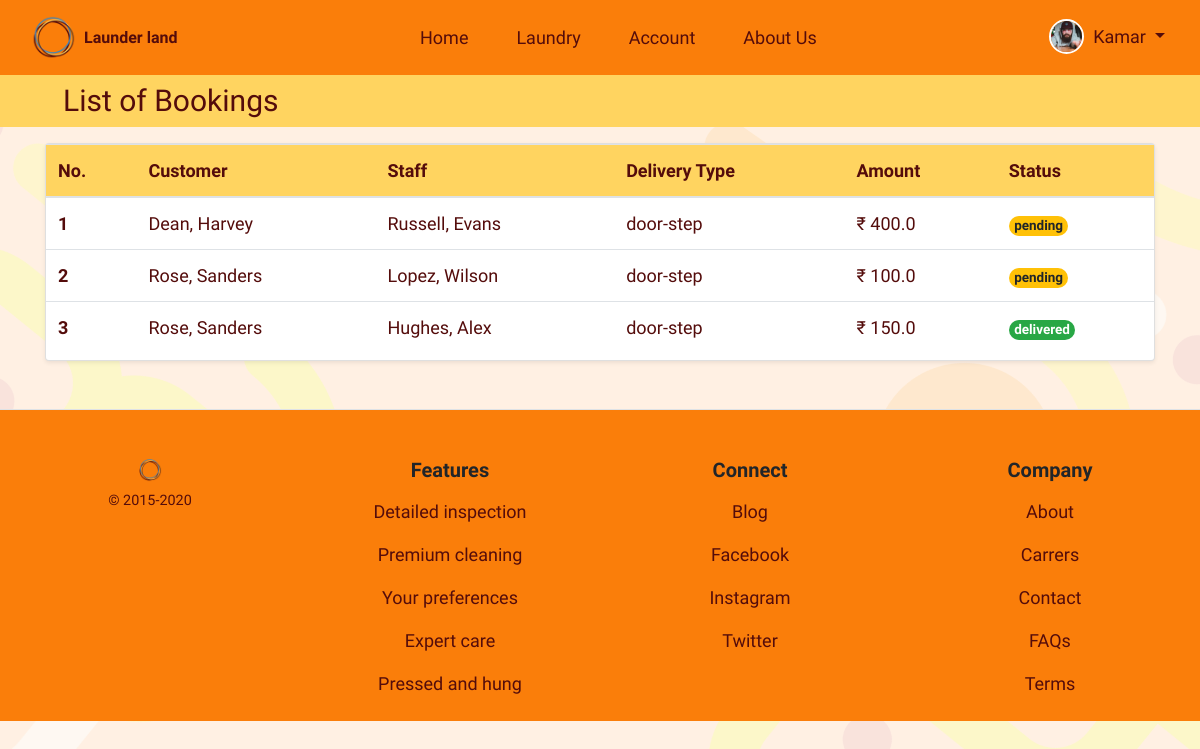
The app's page /laundry/staff_all_booking/ (signed in) with its own data.
### usermodule/models.py (models this page shows)
class User(AbstractUser):
    username = None
    mobile = models.CharField(unique=True, max_length=10)
    email = models.EmailField(unique=True)
    first_name = models.CharField(max_length=15)
    profile_pic = models.ImageField(default="profile.png", blank=True)
    gender_choice = (('Male', 'Male'), ('Female', 'Female'),
                     ('Other', 'Other'))
    gender = models.CharField(max_length=7, choices=gender_choice)
    user_type_choice = ((1, 'Owner'), (2, 'Staff'), (3, 'Customer'))
    user_type = models.PositiveSmallIntegerField(
        choices=user_type_choice)
    staff_status = models.BooleanField(default=False)
    address = models.CharField(max_length=100)
    street = models.CharField(max_length=50)
    city = models.CharField(max_length=50)
    state = models.CharField(max_length=50)
    pincode = models.CharField(max_length=6)
    creation_date = models.DateTimeField(auto_now_add=True)
    objects = UserManager()
    USERNAME_FIELD = 'mobile'
    REQUIRED_FIELDS = ['first_name']
    class Meta:
        verbose_name = 'User'
        verbose_name_plural = 'Users'
    def __str__(self):
        return self.last_name + ", " + self.first_name

### laundry/models.py (models this page shows, shortened)
class Booking(models.Model):
    cust_id = models.ForeignKey(
        User, on_delete=models.CASCADE, related_name="cid")
    assigned_staff = models.ForeignKey(User, on_delete=models.CASCADE)
    services = models.ForeignKey(Service, on_delete=models.SET_NULL, null=True)
    sub_service = models.ForeignKey(
        Subservice, on_delete=models.SET_NULL, null=True)
    quantity = models.PositiveIntegerField()
    amount = models.FloatField(null=True, blank=True)
    delivery_choice = (('pickup', 'Pickup (Self)'), ('door-step', 'Door Step'))
    delivery_type = models.CharField(choices=delivery_choice, max_length=30)
    status_choice = (('pending', 'Pending'), ('pickedup', 'Picked Up'), ('canceled', 'Canceled'),
                     ('ready', 'Ready'), ('delivered', 'Delivered'))
    status = models.CharField(max_length=20, choices=status_choice,
                              default=status_choice[0][0])
    booked_on = models.DateTimeField(auto_now_add=True)
    class Meta:
        verbose_name = 'Booking'
        verbose_name_plural = 'Bookings'

### usermodule/decorators.py (the view)
    def wrap(request, *args, **kwargs):
        if request.user.is_authenticated:
            if request.user.user_type == 2 or request.user.user_type == 1:
                return function(request, *args, **kwargs)
            else:
                messages.warning(request, 'Signin using Staff Account')
                return redirect(redirect('usermodule:signin').url+'?next='+request.path)
        else:
            messages.info(request, 'Signin to continue')
            return redirect(redirect('usermodule:signin').url+'?next='+request.path)

### laundry/views.py (called while the page is built)
@user_is_staff
def staff_all_booking(request):
    bookings = None
    if request.user.user_type == 1:
        bookings = Booking.objects.all().order_by('booked_on').reverse()
    elif request.user.user_type == 2:
        bookings = Booking.objects.filter(
            assigned_staff=request.user.id).order_by('booked_on').reverse()
    return render(request, 'laundry/staff_booking.html', {'booking': bookings})

### templates/laundry/staff_booking.html (shortened to what this page needs)
{% extends 'base_layout.html' %}
{% load static %}
{% block content %}
<body id="booking">
    <article class="bg_light_orange_2 container-fluid py-2">
        <section class="pr-md-auto pl-md-5 text-center text-md-left">
            <h3 class="brown mb-0 clamp_size_header">List of Bookings</h3>
        </section>
    </article>
    <article class="container my-2">
        <section class="card shadow-sm my-3 w-100">
            <div class="card-body p-0">
                <div class="table-responsive table-wrapper">
                    <table class="table table-hover mb-0 brown">
                        <thead class="bg_light_orange_2">
                            <tr>
                                <th scope="col">No.</th>
                                <th scope="col">Customer</th>
                                {% if user.user_type == 1 %}
                                <th scope="col">Staff</th>
                                {% endif %}
                                <th scope="col">Delivery Type</th>
                                <th scope="col">Amount</th>
                                <th scope="col">Status</th>
                            </tr>
                        </thead>
                        <tbody>
                            {% for data in booking %}
                            <tr>
                                {% if forloop %}
                                <th><a class="nav-link p-0 brown btn-cust"
                                        href="{% url 'laundry:staff_booking_edit' data.id %}">{{forloop.counter}}</a>
                                </th>
                                {% endif %}
                                <td>{{ data.cust_id }}</td>
                                {% if user.user_type == 1 %}
                                <td>{{ data.assigned_staff }}</td>
                                {% endif %}
                                <td>{{ data.delivery_type }}</td>
                                <td>&#x20B9; {{ data.amount|default:"-----" }}</td>
                                <td><span class="badge rounded-pill mb-0
                                {% if data.status == 'delivered' %}
                                badge-success
                                {% elif data.status == 'ready' %}
                                badge-info
                                {% elif data.status == 'pickedup' %}
                                badge-primary
                                {% elif data.status == 'pending' %}
                                badge-warning
                                {% elif data.status == 'canceled' %}
                                badge-danger
                                {% endif %}
                                ">{{ data.status }}</span></td>
                            </tr>
                            {% endfor %}
                        </tbody>
                    </table>
                </div>
            </div>
        </section>
    </article>
</body>
{% endblock %}

### templates/header.html (shortened to what this page needs)
{% load static %}
{% url 'homepage' as home %}
{% url 'usermodule:myaccount' as myaccount %}
{% url 'laundry:laundry' as laundry %}
<div>
    <nav class="navbar navbar-expand-lg bg_orange_1">
        <div class="container mx_width_100 justify-content-between">
            <a class="navbar-brand flex-shrink-0 btn-cust d-flex" href="{% url 'homepage' %}"
                style="min-width: 7rem"><img src="{% static 'images/logo.png' %}" alt="Horbax" width="45" />
                <h6 class="my-auto ml-2 brown bold">Launder land</h6>
            </a>
            <div class="container order-1 order-lg-0">
                <div class="navbar-collapse collapse d-lg-flex justify-content-center align-items-center"
                    id="navbarCollapse">
                    <ul class="navbar-nav">
                        <li class="nav-item my-2 mx-lg-3 clamp_size">
                            <a class="{% if request.get_full_path == home %}actives{% else %}brown{% endif %} nav-link border-0 btn-cust text-center header_big"
                                href="{% url 'homepage' %}">Home</a>
                        </li>
                        <li class="nav-item my-2 mx-lg-3 clamp_size">
                            <a class="{% if request.get_full_path == laundry %}actives{% else %}brown{% endif %} nav-link header_big border-0 btn-cust text-center"
                                href="{% url 'laundry:laundry' %}">Laundry</a>
                        </li>
                        {% if user.is_authenticated %}
                        <li class="nav-item my-2 mx-lg-3 clamp_size">
                            <a class="{% if request.get_full_path == myaccount %}actives{% else %}brown{% endif %} nav-link header_big border-0 btn-cust text-center"
                                href="{% url 'usermodule:myaccount' %}">Account</a>
                        </li>
                        {% endif %}
                        <li class="nav-item my-2 mx-lg-3 clamp_size">
                            <a class="brown nav-link header_big border-0 btn-cust text-center" href="#">About Us</a>
                        </li>
                    </ul>
                </div>
            </div>
            <div class="navbar-toolbar d-flex flex-shrink-0 align-items-center order-0 orderlg-1">
                {% if user.is_authenticated %}
                <div class="nav-item dropdown d-flex order-md-2">
                    <a class="navbar-tool mx-sm-1 mx-md-0 text-decoration-none btn-cust" href="">
                        <div class="navbar-tool-icon-box">
                            <img class="rounded-circle" src="{{ user.profile_pic.url }}" width="35"
                                style="border: 2px solid white" alt="Profile" />
                        </div>
                    </a>
                    <a class="nav-link dropdown-toggle btn-cust d-none d-md-block px-1
              {% if request.get_full_path == profile %}active{% else %}brown{% endif %}" href="#" id="navbardrop"
                        data-toggle="dropdown">
                        {{ user.first_name }}
                    </a>
                </div>
                {% endif %}
            </div>
        </div>
    </nav>
</div>

### static/css/style.css (style rules this page uses)
body { background-image: url("/static/images/home_page.png"); background-attachment: fixed; background-size: cover; -webkit-background-size: cover; -moz-background-size: cover; -o-background-size: cover; background-repeat: no-repeat; background-blend-mode: overlay; font-family: "Quicksand"; font-size: large; }
.btn-cust { transition: transform 80ms ease-in; }
.brown { color: #540c0b !important; }
.bg_orange_1 { background-color: #fa7e0a !important; }
.bg_light_orange_2 { background-color: #ffd460 !important; }
.bold { font-weight: 700 !important; }
.clamp_size { font-size: clmp(17px, 2.5vw, 21px) !important; }
.clamp_size_header { font-size: clamp(25px, 2.5vw, 32px) !important; }
.navbar-tool { position: relative; display: -ms-flexbox; display: flex; -ms-flex-align: center; align-items: center; }
.navbar-tool-icon-box { position: relative; width: 2.875rem; height: 2.875rem; border-radius: 50%; line-height: 2.625rem; text-align: center; color: #540c0b; }
.mx_width_100 { max-width: 100% !important; }
#booking { background-color: #ffefe2f6; }
.table-wrapper { max-height: 350px; overflow: auto; display: inline-block; }

### records on screen
User: profile_pic (picture), first_name "Kamar"
Booking: cust_id "Dean, Harvey", assigned_staff "Russell, Evans", delivery_type "door-step", amount "400.0", status "pending"
Booking: cust_id "Rose, Sanders", assigned_staff "Lopez, Wilson", delivery_type "door-step", amount "100.0", status "pending"
Booking: cust_id "Rose, Sanders", assigned_staff "Hughes, Alex", delivery_type "door-step", amount "150.0", status "delivered"
